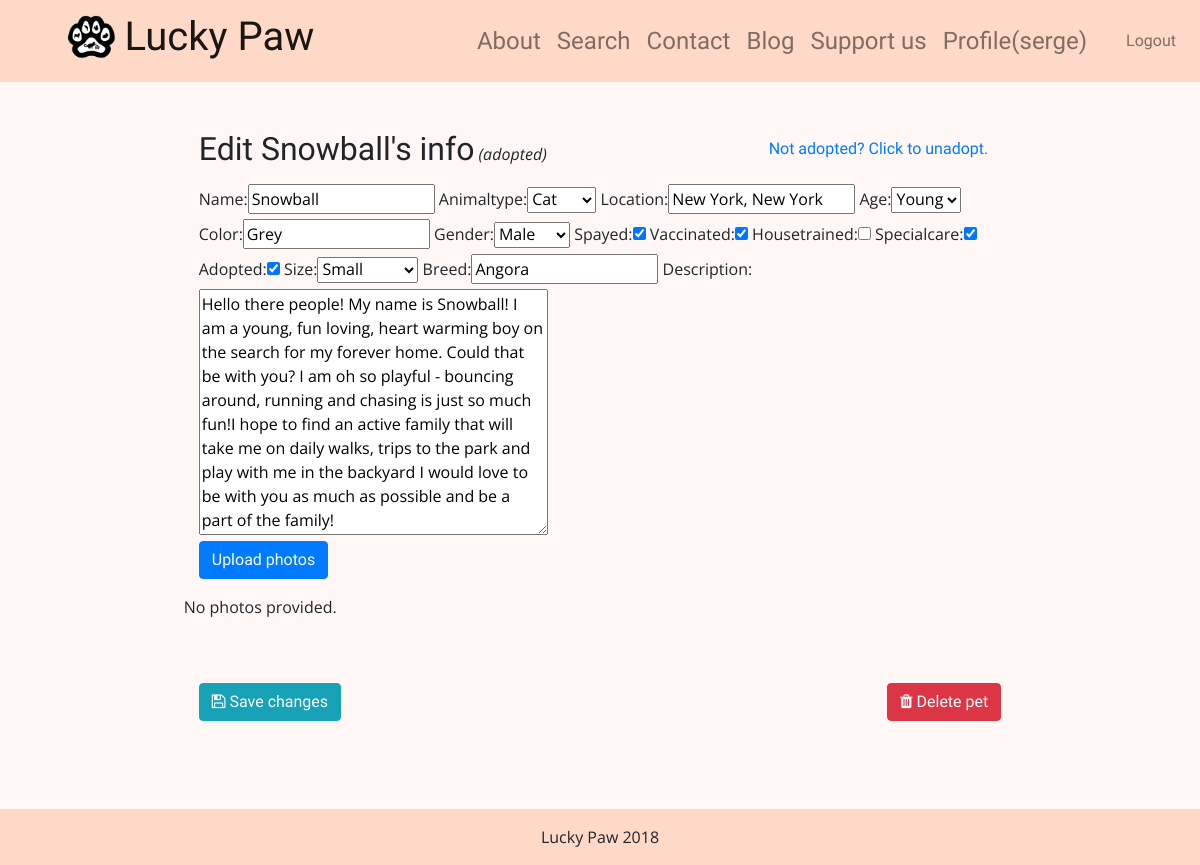
Before: /pet/11/edit/ (signed in) with the older database file.
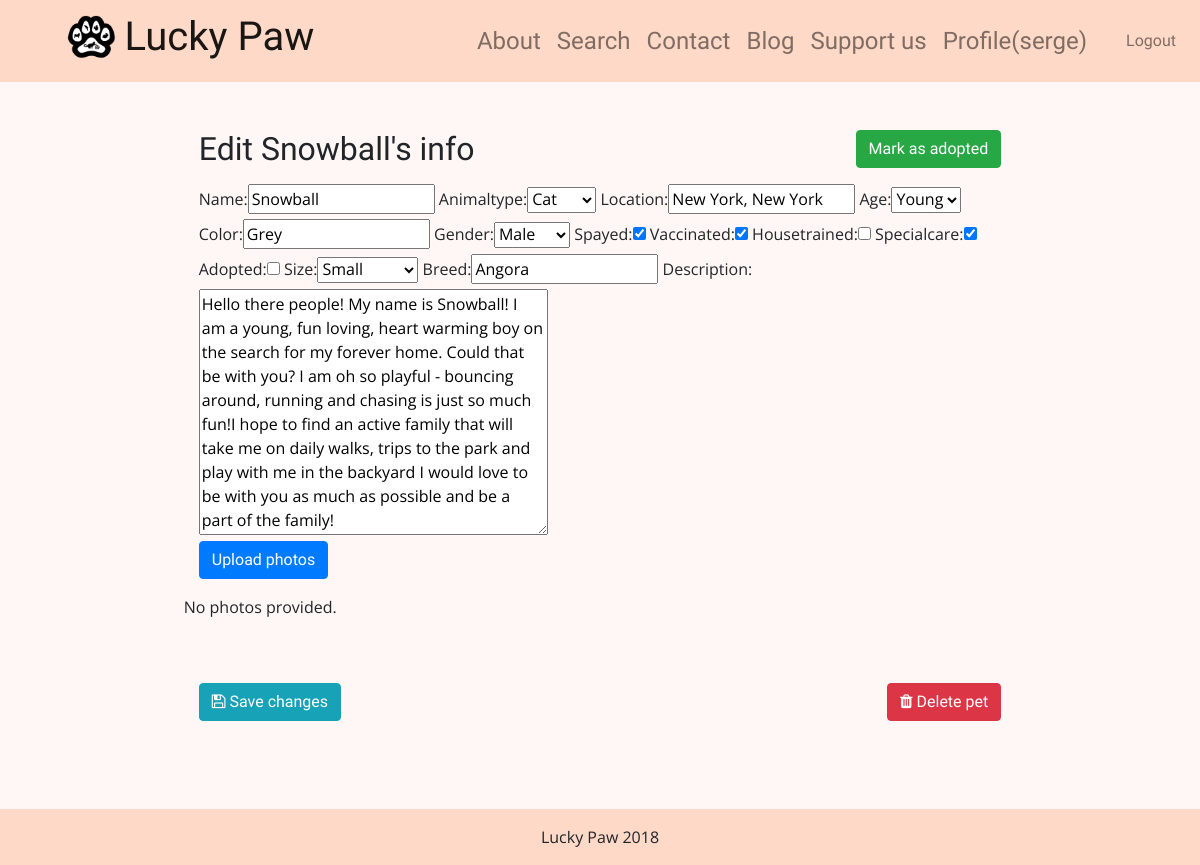
After: the same page with the newer database file.
### app/models.py (models this page shows, shortened)
class Pet(models.Model):
    id = models.AutoField(primary_key=True)
    name = models.CharField(max_length=50, blank=False)
    animaltype_choice = (('Cat','Cat'),('Dog','Dog'),('Parrot','Parrot'))
    animaltype = models.CharField(max_length=50, choices=animaltype_choice, blank=False)
    location = models.CharField(max_length=50, default='', blank=False)
    age_choice = (('Young','Young'),('Adult','Adult'),('Senior','Senior'))
    age = models.CharField(max_length=50, choices=age_choice, blank=True)
    color = models.CharField(max_length=50, default='', blank=True)
    gender_choice = (('Male','Male'),('Female','Female'))
    gender = models.CharField(max_length=50, choices=gender_choice, blank=True)
    size_choice = (('Very Small','Very Small'), ('Small','Small'),('Medium','Medium'),('Large','Large'),('Very Large','Very Large'))
    size = models.CharField(max_length=50, choices=size_choice, blank=True)
    breed = models.CharField(max_length=50, default='', blank=True)
    description = models.CharField(max_length=2000, default='', blank=True)
    spayed = models.BooleanField(default=False)
    vaccinated = models.BooleanField(default=False)
    housetrained = models.BooleanField(default=False)
    specialcare = models.BooleanField(default=False)
    adopted = models.BooleanField(default=False)
    adopter_info = models.ForeignKey(AdopterInfo, on_delete=models.SET_NULL, blank=True, null=True)
    supervisor = models.ForeignKey(Supervisor, on_delete=models.SET_NULL, blank=True, null=True)
    @property
    def photos(self):
        return [photo.image for photo in Photo.objects.filter(pet=self)]

### app/pet_views.py (the view)
# urls.py: path('pet/<id>/edit/', pet_views.pet_edit, name='pet_edit'),
@login_required
def pet_edit(request, id):
    pet = get_object_or_404(models.Pet, pk=id)
    if(request.user.is_superuser or request.user == pet.supervisor.user):
        if request.method == 'POST':
            pet_form = PetForm(request.POST, request.FILES, instance=pet)
            if pet_form.is_valid():
                pet_form.save(commit=True)
                return redirect('pet_profile', id=id)
        else:
            pet_form = PetForm(instance=pet)
        return render(request, 'app/pet_edit.html', {'pet_form': pet_form, 'id': id, 'pet': pet})
    else:
        return redirect('pet_profile', id=id)

### app/forms.py
class PetForm(forms.ModelForm):
    class Meta:
        model = Pet
        fields = ['name','animaltype', 'location','age','color','gender',
        'spayed','vaccinated','housetrained','specialcare','adopted','size','breed','description']
    def __init__(self, *args, **kwargs):
        super(PetForm, self).__init__(*args, **kwargs)
        self.fields['description'].widget = forms.Textarea(attrs={'placeholder' : 'Write short description of pet'})
        self.fields['name'].widget = forms.TextInput(attrs={'placeholder': 'Write pet\'s name'})

### app/templates/app/pet_edit.html (shortened to what this page needs)
{% extends 'app/base.html' %}
{% load staticfiles %}
{% load bootstrap_tags %}
{% block content %}
<form class="container col-md-9 mb-5" enctype="multipart/form-data" action="" method="post">
  <div class="mb-2 mt-5">
    <h2 class="d-inline-block">Edit {{ pet.name }}'s info </h2>
    {% if not pet.adopted %}
      <a href="{% url 'pet_adopt' id=id %}" class="btn btn-success d-inline-block float-right">Mark as adopted</a>
    {% else %}
      <i class="d-inline-block"> (adopted)</i>
      <button id="unadoptButton" data-url="{% url 'pet_unadopt' id=id %}" class="btn btn-link d-inline-block float-right">Not adopted? Click to unadopt.</button>
    {% endif %}
  </div>
  {{ pet_form|as_bootstrap }}
  <div>
    <button type="button" class="btn btn-primary js-upload-photos">
       Upload photos
    </button>
    <div id="gallery" class="row text-center text-lg-left mt-3">
      {% for photo in pet.photos %}
        <div class="col-lg-3 col-md-4 col-xs-6">
          <img class="img-fluid img-thumbnail" src="{{ photo.url }}" alt="{{ photo.name }}">
        </div>
      {% empty %}
        <p>No photos provided.</p>
      {% endfor %}
    </div>
  </div>
  <button class="btn btn btn-info d-inline-block mt-5" type="submit"><i class="fa fa-save"></i> Save changes</button>
  <a class="btn btn btn-danger d-inline-block float-right align-middle mt-5" id="deleteModalButton" data-url="{% url 'pet_delete' id=id %}" href="#delete"><i class="fa fa-trash"></i> Delete pet</a>
</form>
{% endblock %}

Changed rows visible on the page:
changed Pet "Snowball": adopted "☑" → "☐"
Other visible differences:
text no longer shown: "(adopted) Not adopted? Click to unadopt."
text now shown: "Mark as adopted"
